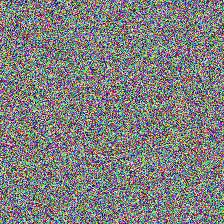
%> input picture test_image.jpg, 224 x 224 px
$ octave --eval "result = apply_canny_edge_detection(imread('test_image.jpg'));"   (GNU Octave 9; MATLAB toolbox functions it lacks are replaced by stand-ins)
%> lines starting %> are read from the running program, lines starting %| are printed output that depends on the picture; in (x1, y1, x2, y2) boxes, pixels count from 0 and x2, y2 are one past the last pixel; in counts of white or black regions, pixels touching at a corner belong together; the program's own positions count from 1
function edge_image = apply_canny_edge_detection(image, sigma, lower_threshold, upper_threshold)
  % This function applies the Canny edge detection algorithm.
  % Canny is widely used for reliable and thin edge mapping.
  %
  % Parameters:
  %   image: Input image.
  %   sigma: Standard deviation of the Gaussian filter (smoothness). Defaults to 1.0.
  %   lower_threshold: Low threshold for hysteresis (normalized to [0, 1]). Defaults to 0.1.
  %   upper_threshold: High threshold for hysteresis (normalized to [0, 1]). Defaults to 0.5.
  %
  % Returns:
  %   edge_image: A binary image (uint8) where edges are white.

  % Ensure the image package is loaded
  pkg load image;

  % Set default parameters if not provided
  if nargin < 4
    upper_threshold = 0.5;
  endif
  if nargin < 3
    lower_threshold = 0.1;
  endif
  if nargin < 2
    sigma = 1.0;
  endif

  % Canny edge detection works best on grayscale images.
  if size(image, 3) == 3
      % Convert color image to grayscale
      gray_image = rgb2gray(image);
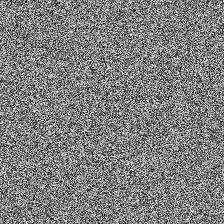
%> gray_image: size 224x224 uint8; min 2, max 254, mean 127.5
  else
      gray_image = image;
  end

  % Ensure grayscale image is double for accurate threshold application
  gray_double = im2double(gray_image);

  % Use the built-in Octave 'edge' function with the 'Canny' method.
  % The output (binary_edge) is a logical array.
  binary_edge = edge(gray_double, 'canny', [lower_threshold, upper_threshold], sigma);
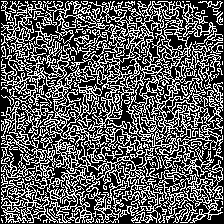
%> binary_edge: size 224x224 logical; 36.3% white in thin lines or dots

  % Convert the logical output (0s and 1s) to uint8 (0 and 255) for visualization
  edge_image = im2uint8(binary_edge);
%> edge_image: size 224x224 uint8; 36.3% white in thin lines or dots

endfunction

$ run again, on test_img.jpg
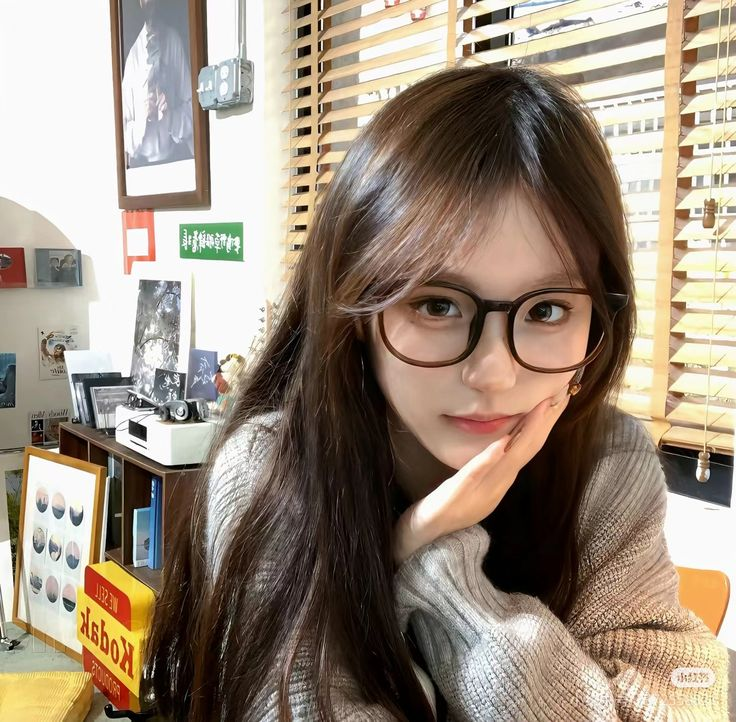
%> input picture test_img.jpg, 736 x 722 px
%> in apply_canny_edge_detection, `gray_image = rgb2gray(image);`:
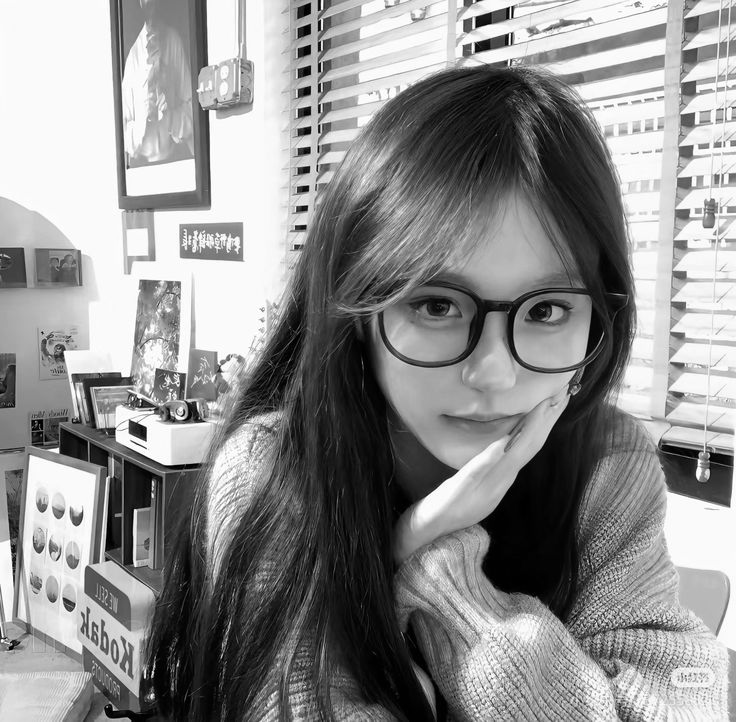
%> gray_image: size 722x736 uint8; min 0, max 255, mean 143.5
%> in apply_canny_edge_detection, `binary_edge = edge(gray_double, 'canny', [lower_threshold, upper_thres..`:
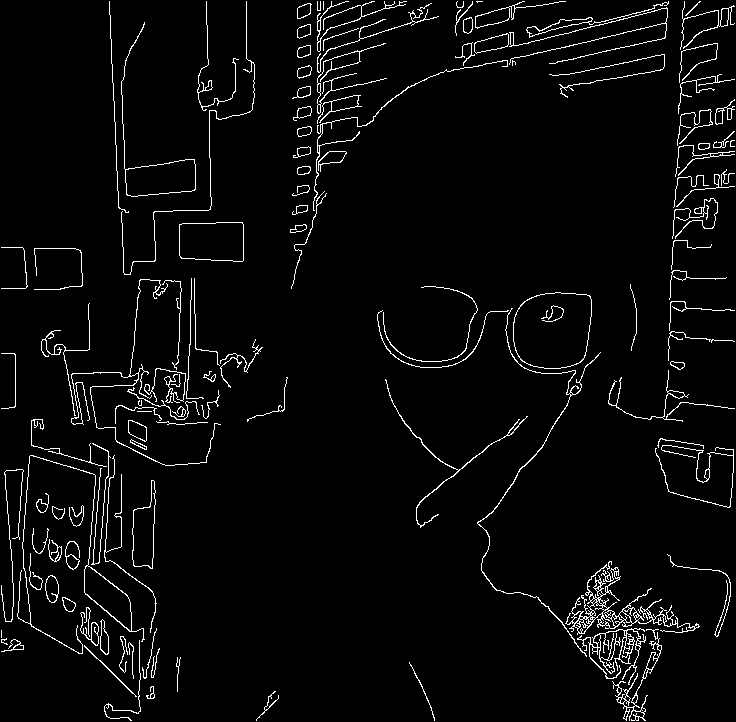
%> binary_edge: size 722x736 logical; 3.7% white in thin lines or dots
%> edge_image: size 722x736 uint8; 3.7% white in thin lines or dots

$ run again, on test_img1.jpg
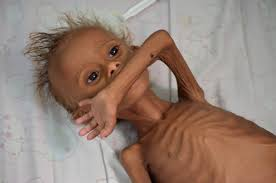
%> input picture test_img1.jpg, 276 x 183 px
%> in apply_canny_edge_detection, `gray_image = rgb2gray(image);`:
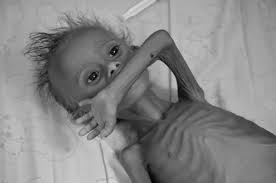
%> gray_image: size 183x276 uint8; min 2, max 218, mean 134.3
%> in apply_canny_edge_detection, `binary_edge = edge(gray_double, 'canny', [lower_threshold, upper_thres..`:
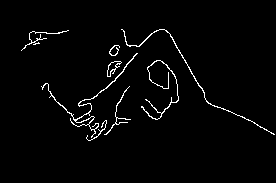
%> binary_edge: size 183x276 logical; 2.3% white in thin lines or dots, all inside (x1, y1, x2, y2) = (21, 29, 275, 141)
